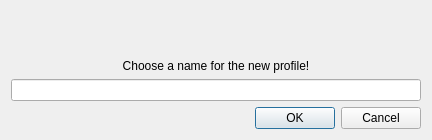
<?xml version="1.0" encoding="UTF-8"?>
<ui version="4.0">
 <class>Dialog</class>
 <widget class="QDialog" name="Dialog">
  <property name="geometry">
   <rect>
    <x>0</x>
    <y>0</y>
    <width>432</width>
    <height>140</height>
   </rect>
  </property>
  <property name="windowTitle">
   <string>Create New Profile</string>
  </property>
  <layout class="QGridLayout" name="gridLayout_2">
   <item row="0" column="0">
    <layout class="QGridLayout" name="gridLayout">
     <item row="0" column="0">
      <widget class="QLabel" name="label">
       <property name="text">
        <string>Choose a name for the new profile!</string>
       </property>
       <property name="alignment">
        <set>Qt::AlignBottom|Qt::AlignHCenter</set>
       </property>
      </widget>
     </item>
     <item row="1" column="0">
      <widget class="QLineEdit" name="uiLineEdit_newProfileTitle"/>
     </item>
    </layout>
   </item>
   <item row="1" column="0">
    <widget class="QDialogButtonBox" name="buttonBox">
     <property name="orientation">
      <enum>Qt::Horizontal</enum>
     </property>
     <property name="standardButtons">
      <set>QDialogButtonBox::Cancel|QDialogButtonBox::Ok</set>
     </property>
    </widget>
   </item>
  </layout>
 </widget>
 <resources/>
 <connections>
  <connection>
   <sender>buttonBox</sender>
   <signal>accepted()</signal>
   <receiver>Dialog</receiver>
   <slot>accept()</slot>
   <hints>
    <hint type="sourcelabel">
     <x>248</x>
     <y>254</y>
    </hint>
    <hint type="destinationlabel">
     <x>157</x>
     <y>274</y>
    </hint>
   </hints>
  </connection>
  <connection>
   <sender>buttonBox</sender>
   <signal>rejected()</signal>
   <receiver>Dialog</receiver>
   <slot>reject()</slot>
   <hints>
    <hint type="sourcelabel">
     <x>316</x>
     <y>260</y>
    </hint>
    <hint type="destinationlabel">
     <x>286</x>
     <y>274</y>
    </hint>
   </hints>
  </connection>
 </connections>
</ui>
